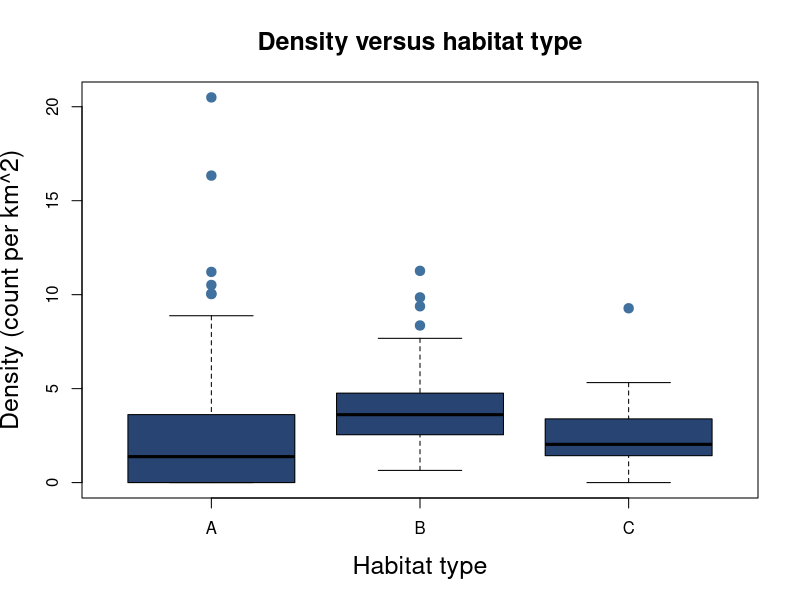
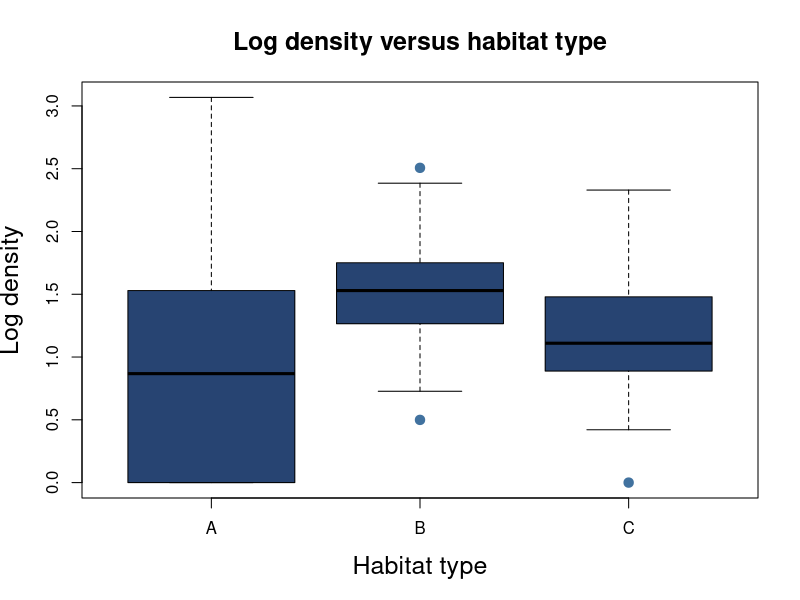
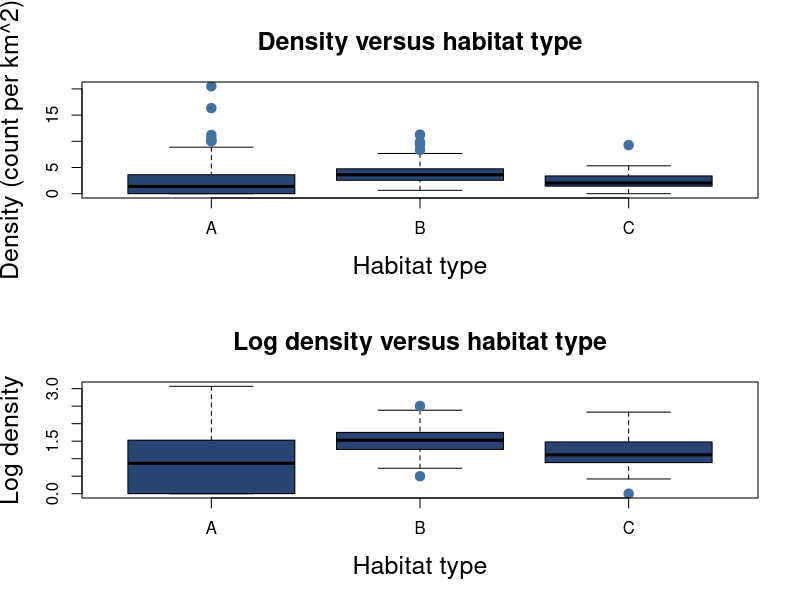

Reproduce these figures in R, in order.
##################
##################
### Question 1 ###
##################
##################

#######
## a ## 
#######

# Import the data set
eco.df <- read.table("ecoStudy.txt", header = TRUE)

#####
# i #
#####

# Check quantiles of density variable
summary(eco.df$density)

# The values asked for in the question are:
# Minimum      : 0.000
# 1st quartile : 1.413
# Median       : 2.744
# Mean         : 3.103
# 3rd quartile : 4.193
# Maximum      : 20.497

######
# ii #
######

# Find the unique values in the column
unique(eco.df$habitat) 

# Habitat can take values "A", "B" and "C"

# Find the number of observations of each value
dim(eco.df[eco.df$habitat=="A",])[1] # 100 observations of A
dim(eco.df[eco.df$habitat=="B",])[1] # 125 observations of B
dim(eco.df[eco.df$habitat=="C",])[1] # 75 observations of C

# There are 100 observations of type A, 125 observations of 
# type B and 75 observations of type C

#######
## b ##
#######

# Create the log density column
eco.df$logDensity <- log(1 + eco.df$density)

#####
# i #
#####

# Plot density by habitat type
boxplot(eco.df$density ~ eco.df$habitat, 
        main = "Density versus habitat type",
        cex.main = 1.5,
        xlab = "Habitat type",
        ylab = "Density (count per km^2)",
        cex.lab = 1.5,
        col = "#274472",
        pch = 19,
        cex = 1.25,
        outcol = "#41729F")

######
# ii #
######

# Plot log density by habitat type
boxplot(eco.df$logDensity ~ eco.df$habitat, 
        main = "Log density versus habitat type",
        cex.main = 1.5,
        xlab = "Habitat type",
        ylab = "Log density", # log variables are unitless
        cex.lab = 1.5,
        col = "#274472",
        pch = 19,
        cex = 1.25,
        outcol = "#41729F")

#######
# iii #
#######

# Display the two boxplots in a 2x1 lattice
par(mfrow = c(2, 1))
boxplot(eco.df$density ~ eco.df$habitat, 
        main = "Density versus habitat type",
        cex.main = 1.5,
        xlab = "Habitat type",
        ylab = "Density (count per km^2)",
        cex.lab = 1.5,
        col = "#274472",
        pch = 19,
        cex = 1.25,
        outcol = "#41729F")
boxplot(eco.df$logDensity ~ eco.df$habitat, 
        main = "Log density versus habitat type",
        cex.main = 1.5,
        xlab = "Habitat type",
        ylab = "Log density", # log variables are unitless
        cex.lab = 1.5,
        col = "#274472",
        pch = 19,
        cex = 1.25,
        outcol = "#41729F")
dev.off() # reset options for par()

class(eco.df$habitat)

#######
## c ##
#######

# Calculate the F-test statistic for a given continuous variable and factor
fStat <- function(y, factor){
  #
  # y and factor must be in the same data frame
  #
  # y      (numeric vector) : the continuous variable that we wish to test 
  #                           whether is the same across groups
  # factor (vector)         : the categorical variable with different 
  #                           groups to test across
  # returns (numeric)       : the F-test statistic
  
  # Find the number of observations
  overallCount   <- length(y)
  
  # Find the overall mean of the continuous variable
  overallMean    <- mean(y)
  
  # Find the groups of the factor
  groups         <- unique(factor)
  
  # Find the number of groups
  groupCount     <- length(groups)
  
  # Calculate the F-test statistic numerator
  fStatNumerator <- fStatNumerator(y, factor, groups, overallMean, groupCount)
  print(fStatNumerator)
  
  # Calculate the F-test statistic denominator
  fStatDenominator <- fStatDenominator(y, factor, groups, overallCount, groupCount)
  print(fStatDenominator)
  
  # Calculate the F-test statistic
  fStat <- fStatNumerator / fStatDenominator
  
  return(fStat)
}

fStatNumerator <- function(y, factor, groups, overallMean, groupCount){
  # y            (numeric vector)  : the continuous variable that we wish to 
  #                                  test whether is the same across groups
  # factor      (vector)           : the categorical variable with different 
  #                                  groups to test across
  # groups      (character vector) : the group names in the factor we are 
  #                                  testing against
  # overallMean (numeric)          : the overall mean of y
  # groupCount  (numeric)          : the number of groups of the factor
  
  # Initialise the sum at zero
  weightedSumMeanDifference <- 0
  
  # Loop over the groups to perform the summation
  for(group in groups){
    # Find the mean of y for the given group
    groupMean                 <- mean(y[factor == group])
    
    # Find the difference between the group mean and overall mean squared
    meanDifference            <- (groupMean - overallMean) ^ 2
    
    # Weight the squared difference in means by the number of observations of y
    # for the given group
    weightedMeanDifference    <- length(y[factor == group]) * meanDifference
    
    # Add the result to the weighted sum of mean differences
    weightedSumMeanDifference <- weightedSumMeanDifference + 
                                 weightedMeanDifference
  }
  
  # Divide the sum by the degrees of freedom
  fStatNumerator <- weightedSumMeanDifference / (groupCount - 1)
  
  return(fStatNumerator)
}

fStatDenominator <- function(y, factor, groups, overallCount, groupCount){
  
  # Store the total sum of the difference between each observation and the mean
  # of y for the group it belongs to squared
  # Initialise at 0
  sumMeanDifference <- 0
  
  for(group in groups){
    # Get the observations of y for the given group
    ySubset                <- y[factor == group]
    
    # Get the mean of y for the given group
    groupMean              <- mean(ySubset)
    
    # Get the difference between each observation in the subset and the group
    # mean squared
    groupMeanDifference    <- (ySubset - groupMean) ^ 2
    
    # Sum the squared differences
    sumGroupMeanDifference <- sum(groupMeanDifference)
    
    # Add to the total squared differences of observations and their respective
    # group mean
    sumMeanDifference      <- sumMeanDifference + sumGroupMeanDifference
  } 
  
  fStatDenominator <- sumMeanDifference / (overallCount - groupCount)
  
  return(fStatDenominator)
}


# Calculate the F-test statistic for the data
fStat(eco.df$density, eco.df$habitat)

# The F-test statistic is 10.481 (3 d.p.)

######
# ii #
######

# Find the p-value of the F test by 1 - P(F < 10.481)
1 - pf(q = 10.481, df1 = 2, df2 = 297)

# The p-value of the F-test is 3.996x10^-5 (3 d.p.)

#######
## c ##
#######





##################
##################
### Question 2 ###
##################
##################

#######
## a ##
#######

# Function to return the natural log of the joint density of iid Gammma mixture
# variables
calcLogMix2Gamma <- function(x, alpha, beta, p){
  # x       (numeric vector) : vector of inputs 
  # alpha   (numeric vector) : vector of alpha parameters
  # beta    (numeric vector) : vector of beta parameters
  # p       (numeric)        : probability parameter
  # returns (numeric)        : log joint density of the model
  
  # Get the information about validity of the inputs
  error_check <- verifyGammaInput(x, alpha, beta, p)
  
  # If inputs are invalid, terminate the function and display the reasons
  if(error_check[1]){
    stop(error_check[2])
  }
  
  # Create a vector of outputs from the Gamma mixture model pdf
  f_x <- mix2GammaPdf(x, alpha, beta, p)
  
  # Multiply the outputs together to get the joint density
  joint_density <- 1
  for (f_xi in f_x){
    joint_density <- joint_density * f_xi
  }
  
  # Take the natural logarithm of the joint density
  log_density <- log(joint_density)
  
  # Return the output
  return(log_density)
}

# Function to return the density of a single Gamma mixture variable
mix2GammaPdf <- function(x_i, alpha, beta, p){
  # x       (numeric vector) : input 
  # alpha   (numeric vector) : vector of alpha parameters
  # beta    (numeric vector) : vector of beta parameters
  # p       (numeric)        : probability parameter
  # returns (numeric)        : density of a single Gamma mixture model variable
  
  # Extract the individual parameters from their vectors
  alpha1 <- alpha[1]
  alpha2 <- alpha[2]
  beta1  <-  beta[1]
  beta2  <-  beta[2]
  
  # Find the results of the two Gamma pdfs
  gamma1 <- gammaPdf(x_i, alpha1, beta1)
  gamma2 <- gammaPdf(x_i, alpha2, beta2)
  
  # Find the output of the Gamma mixture model pdf
  output <- (p * gamma1) + ((1 - p) * gamma2)
  
  return(output)
}

# Function to return the density of a single Gamma variable
gammaPdf <- function(x_i, alpha, beta){
  # x       (numeric vector) : input
  # alpha   (numeric vector) : vector of alpha parameters
  # beta    (numeric vector) : vector of beta parameters
  # returns (numeric)        : density of a single Gamma variable
  
  # Calculate the output of a Gamma pdf
  output <- ((x_i ^ (alpha - 1)) * (exp(-1 * beta * x_i)) * (beta ^ alpha)) / 
    gamma(alpha)
  
  return(output)
}

#######
## b ##
#######

# Function to verify the validity of inputs to the Gamma mixture model function
verifyGammaInput <- function(x, alpha, beta, p){
  # x       (numeric vector) : input 
  # alpha   (numeric vector) : vector of alpha parameters
  # beta    (numeric vector) : vector of beta parameters
  # p       (numeric)        : probability parameter
  # returns (list)           : a list with the first entry as a boolean 
  #                            representing whether the inputs are valid (TRUE
  #                            indicates invalid) and the second entry a string
  #                            displaying information about the error
  
  # Default to TRUE and set to FALSE if no errors are found to avoid
  # repetitively reassigning value to TRUE if multiple errors found
  error_check <- c(TRUE)
  
  # Create a list to store messages about errors
  # These error messages will be concatenated into one string after all errors
  # are checked for and added to the error_check object
  error_check_msg <- list()
  
  # Check for correct data type of x
  if(!is.vector(x) | !is.numeric(x)){
    error_check_msg <- append(error_check_msg, "- x must be a numeric vector")
  } 
  
  # Check that all x values are positive
  else if(any(x <= 0)) {
    error_check_msg <- append(error_check_msg, 
                              "- x must contain only positive values")
  } 
  
  # Check for correct data type of alpha
  if(!is.vector(alpha) | !is.numeric(alpha) | length(alpha) != 2) {
    error_check_msg <- append(error_check_msg, 
                              "- alpha must be a numeric vector of length 2")
  }
  
  # Check that both alpha values are positive
  else if(any(alpha <= 0)) {
    error_check_msg <- append(error_check_msg, 
                              "- alpha must contain only positive values")
  }
  
  # Check for correct data type of beta
  if(!is.vector(beta) | !is.numeric(beta) | length(beta) != 2) {
    error_check_msg <- append(error_check_msg, 
                              "- beta must be a numeric vector of length 2")
  }
  
  # Check that both beta values are positive
  else if(any(beta <= 0)) {
    error_check_msg <- append(error_check_msg, 
                              "- beta must contain only positive values")
  }
  
  # Check for the type of p
  if(!is.numeric(p) | length(p) != 1) {
    error_check_msg <- append(error_check_msg, 
                              "- p must be a single numeric value")
  }
  
  # Check that p takes a value in [0,1]
  else if(p < 0 | p > 1){
    error_check_msg <- append(error_check_msg, 
                              "- p must be between 0 and 1 inclusive")
  }
  
  # If any error messages have been logged, concatenate these to a single string
  # and append to the return error_check list
  if(length(error_check_msg) > 0) {
    error_check_msg <- paste(c("Input is invalid because: ", error_check_msg),
                             collapse = " \n ")
    error_check <- append(error_check, error_check_msg)
  }
  
  # Else set the error_check boolean to FALSE as no errors were logged
  else {
    error_check[1] <- FALSE
  }
  
  return(error_check)
}

#######
## c ##
#######

# Assign the inputs and parameters
x_0     <- c(0.06, 2.32, 4.81, 0.02, 2.33, 2.18, 0.83, 2.45, 2.10, 3.27)
alpha_0 <- c(0.5, 6)
beta_0  <- c(0.5, 2.5)
p_0     <- 0.35

# Perform the required calculation
calcLogMix2Gamma(x_0, alpha_0, beta_0, p_0)

# The natural logarithm of the joint density for the given values is -13.928
# (3 d.p.)


##################
##################
### Question 3 ###
##################
##################

#######
## a ##
#######

# Function to calculate the output of g(.) as displated in Eq. (5)
smoothCurve <- function(x, alpha, beta, p, q, k){
  # x       (numeric value/vector) : input value/vector
  # alpha   (numeric)              : alpha parameter
  # beta    (numeric)              : beta parameter
  # p       (numeric)              : p parameter
  # q       (numeric)              : q parameter
  # k       (numeric)              : k parameter
  # returns (numeric value/vector) : output value/vector of function g(.) 
  #                                  displayed in Eq. (5)
  
  # Get the information about validity of the inputs
  error_check <- verifySmoothInput(x, alpha, beta, p, q, k)
  
  # If inputs are invalid, terminate the function and display the reasons
  if(error_check[1]){
    stop(error_check[2])
  }
  
  # Calculate the input to the log(.) function in Eq. (5)
  numerator   <- (gamma(x + beta) ^ k) * (p ^ alpha) * (q ^ beta)
  denominator <- (gamma(alpha) ^ k) * (gamma(beta) ^ k)
  log_input   <- numerator / denominator
  
  # Calculate the input to the sin(.) function in Eq. (5)
  sin_input   <- (1 / (2 * alpha)) * log(log_input)
  
  # Calculate the output of the function in Eq. (5)
  output      <- sin(sin_input)
  
  return(output)
}

## NEEDS COMMENTING BELOW ##

# Function to verify the validity of inputs to the smooth curve function
verifySmoothInput <- function(x, alpha, beta, p, q, k){
  # Default to TRUE and set to FALSE if no errors are found to avoid
  # repetitively reassigning value to TRUE if multiple errors found
  error_check <- c(TRUE)
  
  # Create a list to store messages about errors
  # These error messages will be concatenated into one string after all errors
  # are checked for and added to the error_check object
  error_check_msg <- list()
  
  # Check for correct data type of x
  if(!is.numeric(x)){
    error_check_msg <- append(error_check_msg, 
                              "- x must be a numeric value or numeric vector")
  }
  
  # Check for correct data type of alpha
  if(length(alpha) > 1 | !is.numeric(alpha)) {
    error_check_msg <- append(error_check_msg, 
                              "- alpha must be a single numeric value")
  }
  
  # Check that alpha is positive
  else if(alpha <= 0) {
    error_check_msg <- append(error_check_msg, 
                              "- alpha can only take positive values")
  }
  
  # Check for correct data type of beta
  if(length(beta) > 1 | !is.numeric(beta)) {
    error_check_msg <- append(error_check_msg, 
                              "- beta must be a single numeric value")
  }
  
  # Check that both beta values are positive
  else if(beta <= 0) {
    error_check_msg <- append(error_check_msg, 
                              "- beta can only take positive values")
  }
  
  # Check for correct data type of p
  if(length(p) > 1 | !is.numeric(p)) {
    error_check_msg <- append(error_check_msg, 
                              "- p must be a single numeric value")
  }
  
  # Check for correct data type of q
  if(length(q) > 1 | !is.numeric(q)) {
    error_check_msg <- append(error_check_msg, 
                              "- q must be a single numeric value")
  }
  
  # Check for correct data type of k
  if(length(k) > 1 | !is.numeric(k)) {
    error_check_msg <- append(error_check_msg, 
                              "- k must be a single numeric value")
  }
  
  # If any error messages have been logged, concatenate these to a single string
  # and append to the return error_check list
  if(length(error_check_msg) > 0) {
    error_check_msg <- paste(c("Input is invalid because: ", error_check_msg),
                             collapse = " \n ")
    error_check <- append(error_check, error_check_msg)
  }
  # Else set the error_check boolean to FALSE as no errors were logged
  else {
    error_check[1] <- FALSE
  }
  
  return(error_check)
}

#######
## b ##
#######

calcMidRiemannLoop <- function(xVec, alpha, beta, p, q, k){
  # xVec    (numeric vector) : input vector
  # alpha   (numeric)        : alpha parameter
  # beta    (numeric)        : beta parameter
  # p       (numeric)        : p parameter
  # q       (numeric)        : q parameter
  # k       (numeric)        : k parameter
  # returns (numeric)        : an approximation to the area between a function 
  #                            given by smoothCurve() and the x-axis using the 
  #                            midpoint Riemann sum
  
  # Initialise the sum at zero
  midRiemannSum <- 0
  
  # Perform the sum
  for(i in 2:length(xVec)){
    # Find the midpoint of the subinterval
    midPoint      <- (xVec[i] + xVec[i-1]) / 2

    # Add the width of the subinterval times the absolute value of the function
    # at the midpoint of the interval to the Riemann sum
    # Use absolute value to get positive area for subintervals falling below
    # the x-axis
    midRiemannSum <- midRiemannSum + ((xVec[i] - xVec[i-1]) * 
                                           abs(smoothCurve(midPoint, alpha, 
                                                           beta, p, q, k)))
  }
  
  return(midRiemannSum)
}

#######
## c ##
#######

calcMidRiemann <- function(xVec, alpha, beta, p, q, k){
  # xVec    (numeric vector) : input vector
  # alpha   (numeric)        : alpha parameter
  # beta    (numeric)        : beta parameter
  # p       (numeric)        : p parameter
  # q       (numeric)        : q parameter
  # k       (numeric)        : k parameter
  # returns (numeric)        : an approximation to the area between a function 
  #                            given by smoothCurve() and the x-axis using the 
  #                            midpoint Riemann sum
  
  # Get the information about validity of the inputs
  error_check <- verifyRiemannInput(xVec, alpha, beta, p, q, k)
  
  # If inputs are invalid, terminate the function and display the reasons
  if(error_check[1]){
    stop(error_check[2])
  }
  
  # Get the number of elements in xVec
  N <- length(xVec)
  
  # Create two vectors of left-points and right-points for the subintervals
  leftPoints <- xVec[-N]
  rightPoints <- xVec[-1]
  
  # Use the left and right points to calculate a vector of midpoints
  midPoints <- (leftPoints + rightPoints) / 2
  
  # Calculate the (absolute) height of the curve from the x-axis at each 
  # midpoint
  rectHeights <- abs(smoothCurve(midPoints, alpha, beta, p, q, k))
  
  # Use the left and right points to find the width of each subinterval
  rectWidths <- rightPoints - leftPoints
  
  # Calculate the area of the rectangles formed by each subinterval and the
  # height of the curve at the midpoint of the subinterval
  rectAreas <- rectHeights * rectWidths
  
  # Calculate the total approximate area between the curve and x-axis by summing 
  # the area of each rectangle
  midRiemannSum <- sum(rectAreas)
  
  return(midRiemannSum)
}

#######
## d ##
#######

verifyRiemannInput <- function(xVec, alpha, beta, p, q, k){
  # xVec    (numeric vector) : input vector
  # alpha   (numeric)        : alpha parameter
  # beta    (numeric)        : beta parameter
  # p       (numeric)        : p parameter
  # q       (numeric)        : q parameter
  # k       (numeric)        : k parameter
  # returns (list)           : a list with the first entry as a boolean 
  #                            representing whether the inputs are valid (TRUE
  #                            indicates invalid) and the second entry a string
  #                            displaying information about the error
  
  
  # Default to TRUE and set to FALSE if no errors are found to avoid
  # repetitively reassigning value to TRUE if multiple errors found
  error_check <- c(TRUE)
  
  # Create a list to store messages about errors
  # These error messages will be concatenated into one string after all errors
  # are checked for and added to the error_check object
  error_check_msg <- list()
  
  # Check for correct data type of x
  if(length(xVec) < 2 | !is.numeric(xVec)){
    error_check_msg <- append(error_check_msg, 
                              "- xVec must be a numeric vector with length of 
                              at least 2")
  }
  
  if(!monotoneInceasing(xVec)) {
    error_check_msg <- append(error_check_msg, 
                              "- elements of xVec must be in strictly increasing
                              order")
  }
  
  # Check for correct data type of alpha
  if(length(alpha) > 1 | !is.numeric(alpha)) {
    error_check_msg <- append(error_check_msg, 
                              "- alpha must be a single numeric value")
  }
  
  # Check that alpha is positive
  else if(alpha <= 0) {
    error_check_msg <- append(error_check_msg, 
                              "- alpha can only take positive values")
  }
  
  # Check for correct data type of beta
  if(length(beta) > 1 | !is.numeric(beta)) {
    error_check_msg <- append(error_check_msg, 
                              "- beta must be a single numeric value")
  }
  
  # Check that both beta values are positive
  else if(beta <= 0) {
    error_check_msg <- append(error_check_msg, 
                              "- beta can only take positive values")
  }
  
  # Check for correct data type of p
  if(length(p) > 1 | !is.numeric(p)) {
    error_check_msg <- append(error_check_msg, 
                              "- p must be a single numeric value")
  }
  
  # Check for correct data type of q
  if(length(q) > 1 | !is.numeric(q)) {
    error_check_msg <- append(error_check_msg, 
                              "- q must be a single numeric value")
  }
  
  # Check for correct data type of k
  if(length(k) > 1 | !is.numeric(k)) {
    error_check_msg <- append(error_check_msg, 
                              "- k must be a single numeric value")
  }
  
  # If any error messages have been logged, concatenate these to a single string
  # and append to the return error_check list
  if(length(error_check_msg) > 0) {
    error_check_msg <- paste(c("Input is invalid because: ", error_check_msg),
                             collapse = " \n ")
    error_check <- append(error_check, error_check_msg)
  }
  # Else set the error_check boolean to FALSE as no errors were logged
  else {
    error_check[1] <- FALSE
  }
  
  return(error_check)
}

# Check if elements of a numeric vector are monotone increasing (not monotone 
# non-decreasing)
monotoneInceasing <- function(vec){
  # vec     (numeric vector) : vector to check
  # returns (logical)        : boolean value that is TRUE if the elements of the
  #                            numeric vector are monotone increasing and FALSE
  #                            otherwise
  
  # Boolean to store whether elements of the vector are monotone increasing
  monotoneInceasing <- TRUE
  
  # Loop over each pair of elements in the vector
  for(i in 2:length(vec)){
    # Set the boolean to FALSE if the second element is not strictly greater
    # than the first element
    if(vec[i-1] >= vec[i]){
      monotoneInceasing <- FALSE
    }
  }
  
  return(monotoneInceasing)
}

#######
## e ##
#######

# Initialise the inputs
xVec_1  <- seq(from = 2, to = 8.5, by = 0.01)
alpha_1 <- 2.1
beta_1  <- 0.5
p_1     <- 3
q_1     <- 6
k_1     <- 2

# Calculate the approximate integral
calcMidRiemann(xVec_1, alpha_1, beta_1, p_1, q_1, k_1)

# The area is calculated to be 4.737 (3 d.p.)

#######
## f ##
#######

calcMidRiemannAreas <- function(xSeqList, alpha, beta, p, q, k){
  
  totalArea <- 0
  for(xVec in xSeqList){
    totalArea <- totalArea + calcMidRiemann(xVec, alpha, beta, p, q, k)
  }
    
  return(totalArea)
}

#######
## g ##
#######

# Initialise the inputs
xVec_2_1   <- seq(from = 3.5, to = 8, by = 0.01)
xVec_2_2   <- seq(from = 2, to = 4.3, by = 0.1)
xVec_2_3   <- seq(from = 1.07, to = 9.012, by = 0.001)
xSeqList_2 <- list(xVec_2_1, xVec_2_2, xVec_2_3)
alpha_2    <- 1.9
beta_2     <- 0.75
p_2        <- 2.15
q_2        <- 7
k_2        <- 1.65

# Calculate the combined area between the curve and x-axis over the intervals
calcMidRiemannAreas(xSeqList_2, alpha_2, beta_2, p_2, q_2, k_2)

# The total area is 10.847 (3 d.p.)


##################
##################
### Question 4 ###
##################
##################

# Calculates the natural logarithm of the probability of an observed sequence
# of weather states
weatherSeqProb <- function(weatherSeq, trProbs, initProbs){
  # weatherSeq (character vector) : vector representing the sequence of weather
  #                                 states with "s" = sunny, "c" = cloudy, "r" =
  #                                 rainy
  # trProbs    (numeric matrix)   : matrix of the transition probabilities
  # initsProbs (numeric vector)   : vector of initial probabilities
  # returns    (numeric)          : the natural logarithm of the probability of
  #                                 the sequence given the initial and 
  #                                 transition probabilities
  
  
  # Encode the weather sequence as numbers for indexing the vector and array
  weatherSeq <- weatherSeqEncoder(weatherSeq)
  
  # Find the probability of the initial state
  seqProb <- initProbs[weatherSeq[1]]
  
  # Multiply by the transition probabilities
  for(i in 2:length(weatherSeq)){
    seqProb <- seqProb * trProbs[weatherSeq[i-1], weatherSeq[i]]
  }
  
  # Take the natural logarithm of the probability of the sequence
  logSeqProb <- log(seqProb)
  
  return(logSeqProb)
}

# Encodes the weather sequence as numeric values which can be used to index the
# probability data structures
weatherSeqEncoder <- function(weatherSeq){
  # weatherSeq (character vector) : vector representing the sequence of weather
  #                                 states with "s" = sunny, "c" = cloudy, "r" =
  #                                 rainy
  # returns    (numeric vector)   : vector representing the sequence of weather
  #                                 states encoded as 1 = sunny, 2 = cloudy, 3 =
  #                                 rainy

  # Loop over the vector and modify values individually
  for(i in 1:length(weatherSeq)){
    if(weatherSeq[i] == "s"){
      weatherSeq[i] <- 1
    }
    else if(weatherSeq[i] == "c"){
      weatherSeq[i] <- 2
    }
    else if(weatherSeq[i] == "r"){
      weatherSeq[i] <- 3
    }
    else{
      stop("invalid value in weather sequence")
    }
  }
  
  return(as.numeric(weatherSeq))
}

#######
## b ##
#######

# Initialise the inputs
weatherSeq_0 <- c("c", "s", "c", "r", "s", "s")
trProbs_0r   <- c(0.5, 0.4, 0.1, 0.33, 0.35, 0.32, 0.3, 0.3, 0.4) # raw values
trProbs_0    <- matrix(data = trProbs_0r, nrow = 3, byrow = TRUE)
initProbs_0  <- c(0.45, 0.25, 0.3)

# Compute the natural logarithm of the probability of the sequence
weatherSeqProb(weatherSeq_0, trProbs_0, initProbs_0)

# The natural log of the probability of the sequence is -6.448

#######
## c ##
#######

# Calculate the natural logarithm of the probability of the observed sequences
# from a weather and jacket colour HMM
weatherColourProbs <- function(colourSeq, emitProbs, weatherSeq, trProbs, 
                               initProbs){
  # colourSeq  (character vector) : vector representing the sequence of jacket
  #                                 states with "B" = black and "W" = white
  # emitProbs  (numeric matrix)   : matrix of emission probabilities for jacket
  #                                 colour given weather state
  # weatherSeq (character vector) : vector representing the sequence of weather
  #                                 states with "s" = sunny, "c" = cloudy, "r" =
  #                                 rainy
  # trProbs    (numeric matrix)   : matrix of the transition probabilities
  # initsProbs (numeric vector)   : vector of initial probabilities
  # returns    (numeric)          : the natural logarithm of the probability of
  #                                 the sequences given the initial, transition 
  #                                 and emission probabilities
  
  # The probability of the sequence:
  # P(Y_1 | X_1)P(X_1) P(Y_2 | X_2)P(X_2 | X_1) ... P(Y_n | X_n)P(X_n | X_n-1) 
  # can be written as:
  # P(X_1) P(X_2 | X_1) ... P(X_n | X_n-1) P(Y_1 | X_1) ... P(Y_n | X_n)
  # such that we can reuse the previous code to calculate the probability of the
  # "hidden" weather sequence using the transition probabilities and multiply 
  # this result by the emission probabilities of the observed sequence of 
  # jacket colours given weather states to get the joint probability of both
  # sequences
  
  # Calculate the natural logarithm of the probability of the hidden states
  weatherSeqProb <- weatherSeqProb(weatherSeq, trProbs, initProbs)
  
  # Calculate the natural logarithm of the probability of the observed jacket 
  # sequence given the "hidden" weather states
  colourSeqProb <- colourSeqProb(colourSeq, emitProbs, weatherSeq)
  
  # Using log(XY) = log(X) + log(Y) we can obtain the natural logarithm of the 
  # joint probability of the sequences by adding the two natural logs of
  # probabilities already found
  weatherColourProbs <- weatherSeqProb + colourSeqProb
  
  return(weatherColourProbs)
}

# Calculate the natural logarithm of the probability of the observed sequenced
# of jacket colours given the "hidden" sequence of weather states
colourSeqProb <- function(colourSeq, emitProbs, weatherSeq){
  # colourSeq  (character vector) : vector representing the sequence of jacket
  #                                 states with "B" = black and "W" = white
  # emitProbs  (numeric matrix)   : matrix of emission probabilities for jacket
  #                                 colour given weather state
  # weatherSeq (character vector) : vector representing the sequence of weather
  #                                 states with "s" = sunny, "c" = cloudy, "r" =
  #                                 rainy
  # returns    (numeric)          : the probability of the observed sequence of
  #                                 jacket colours given the sequence of
  #                                 "hidden" weather states
  
  
  # Encode the sequences as numbers for indexing the emission probability matrix
  weatherSeq <- weatherSeqEncoder(weatherSeq)
  colourSeq  <- colourSeqEncoder(colourSeq)
  
  # Initialise the probability at 1
  colourSeqProb <- 1
  
  # Multiply by the emission probabilities
  for(i in 1:length(colourSeq)){
    colourSeqProb <- colourSeqProb * emitProbs[weatherSeq[i], colourSeq[i]]
  }
  
  # Take the natural logarithm of the probability of the jacket colour sequence
  logColourSeqProb <- log(colourSeqProb)
  
  return(logColourSeqProb)
}

colourSeqEncoder <- function(colourSeq){
  # colourSeq  (character vector) : vector representing the sequence of jacket
  #                                 states with "B" = black and "W" = white
  # returns    (numeric vector)   : vector representing the sequence of jacket
  #                                 states encoded as 1 = black and 2 = white
  
  # Loop over the vector and modify values individually
  for(i in 1:length(colourSeq)){
    if(colourSeq[i] == "B"){
      colourSeq[i] <- 1
    }
    else if(colourSeq[i] == "W"){
      colourSeq[i] <- 2
    }
    else{
      stop("invalid value in jacket colour sequence")
    }
  }
  
  return(as.numeric(colourSeq))
}

#######
## d ##
#######

# Initialise the inputs
colourSeq_1  <- c("B", "W", "W", "B", "B", "W", "W", "W")
emitProbs_1r <- c(0.2, 0.8, 0.55, 0.45, 0.9, 0.1) # raw values
emitProbs_1  <- matrix(data = emitProbs_1r, nrow = 3, byrow = TRUE)
weatherSeq_1 <- c("r", "s", "c", "r", "c", "r", "s", "s")
trProbs_1r   <- c(0.55, 0.25, 0.2, 0.25, 0.35, 0.4, 0.2, 0.15, 0.65)
trProbs_1    <- matrix(data = trProbs_1r, nrow = 3, byrow = TRUE)
initProbs_1  <- c(0.35, 0.45, 0.2)

# Calculate the natural logarithm of the joint probability of the observed
# sequences
weatherColourProbs(colourSeq_1, emitProbs_1, weatherSeq_1, trProbs_1, 
                   initProbs_1)

# The natural log of the joint probability of the observed sequences is -15.121
